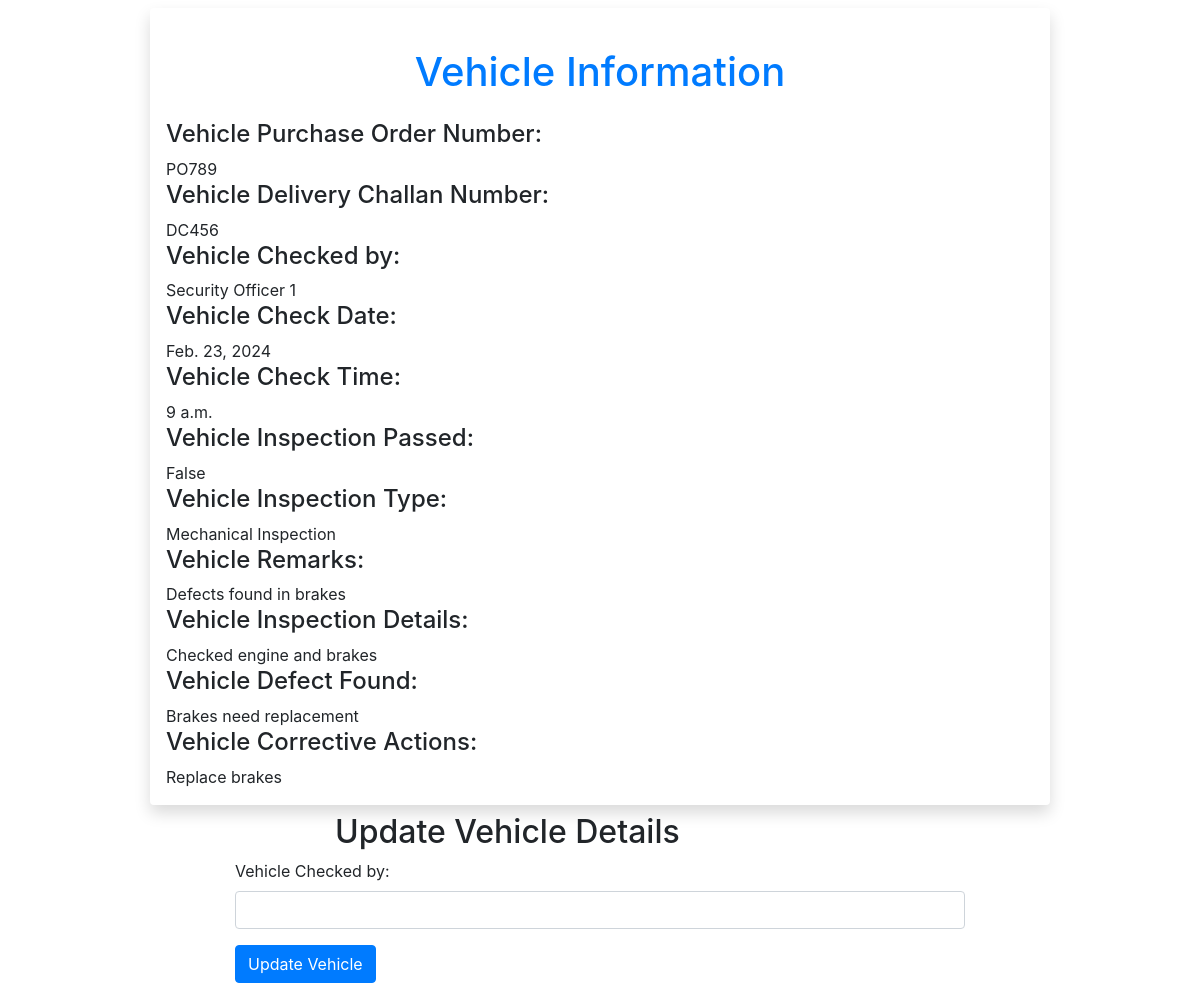
The app's page /updatevehicle/2 (signed in) with its own data.
### vehiclemsapp/models.py (models this page shows, shortened)
class VehicleQualityCheck(models.Model):
    vehicle = models.ForeignKey('Vehicle', on_delete=models.CASCADE)
    po_number = models.CharField(max_length=50)
    delivery_challan_number = models.CharField(max_length=50)
    checked_by = models.CharField(max_length=100)
    check_date = models.DateField()
    check_time = models.TimeField()
    inspection_passed = models.BooleanField(default=False)
    remarks = models.TextField(blank=True, null=True)
    inspection_type = models.CharField(max_length=100)
    inspection_details = models.TextField(blank=True, null=True)
    defects_found = models.TextField(blank=True, null=True)
    corrective_actions = models.TextField(blank=True, null=True)
    class Meta:
        verbose_name = 'Vehicle Quality Check'
        verbose_name_plural = 'Vehicle Quality Checks'

### vehiclemsapp/views.py (the view, shortened to what this page needs)
# urls.py: path('updatevehicle/<int:pk>', views.VehicleUpdate, name='updvehicle'),
@login_required
def VehicleUpdate(request, pk):
    try:
        v_q_c=VehicleQualityCheck.objects.get(pk=pk)
        return render(request, 'updvehicle.html', {'vehicle_data':v_q_c})
    except VehicleQualityCheck.DoesNotExist:
        return HttpResponse("Vehicle Not Found")

### vehiclemsapp/templates/updvehicle.html (shortened to what this page needs)
<!DOCTYPE html>
<html lang="en">
<head>
    <link href="https://stackpath.bootstrapcdn.com/bootstrap/4.5.2/css/bootstrap.min.css" rel="stylesheet">
</head>
<body>
    <div class="data shadow p-3 rounded w-75 mx-auto m-2">
        <h1 class='heading text-center text-primary my-4'>Vehicle Information</h1>
        <h4 class="head4">Vehicle Purchase Order Number: </h4><span>{{vehicle_data.po_number}}</span><br>
        <h4 class="head4">Vehicle Delivery Challan Number: </h4><span>{{vehicle_data.delivery_challan_number}}</span><br>
        <h4 class="head4">Vehicle Checked by: </h4><span>{{vehicle_data.checked_by}}</span><br>
        <h4 class="head4">Vehicle Check Date: </h4><span>{{vehicle_data.check_date}}</span><br>
        <h4 class="head4">Vehicle Check Time: </h4><span>{{vehicle_data.check_time}}</span><br>
        <h4 class="head4">Vehicle Inspection Passed: </h4><span>{{vehicle_data.inspection_passed}}</span><br>
        <h4 class="head4">Vehicle Inspection Type: </h4><span>{{vehicle_data.inspection_type}}</span><br>
        <h4 class="head4">Vehicle Remarks: </h4><span>{{vehicle_data.remarks}}</span><br>
        <h4 class="head4">Vehicle Inspection Details: </h4><span>{{vehicle_data.inspection_details}}</span><br>
        <h4 class="head4">Vehicle Defect Found: </h4><span>{{vehicle_data.defects_found}}</span><br>
        <h4 class="head4">Vehicle Corrective Actions: </h4><span>{{vehicle_data.corrective_actions}}</span><br>
    </div>
    <div class="container">
        <div class="row justify-content-center">
            <div class="col-md-8">
                <h2>Update Vehicle Details</h2>
                <form action="{% url "updvehicle" vehicle_data.pk  %}" method='POST'>
                    <div class="form-group">
                        <label for="vehicle_checked_by">Vehicle Checked by:</label>
                        <input type="text" class="form-control" name="vehicle_checked_by" id="vehiclechecktime">
                    </div>
                    <input type="submit" class="btn btn-primary" value="Update Vehicle">
                </form>
            </div>
        </div>
    </div>
</body>
</html>

### vehiclemsapp/templates/updvehicle.html (style rules this page uses)
h2 { margin-left: 100px; }

### records on screen
VehicleQualityCheck: po_number "PO789", delivery_challan_number "DC456", checked_by "Security Officer 1", check_date "Feb. 23, 2024", check_time "9 a.m.", inspection_passed "False", inspection_type "Mechanical Inspection", remarks "Defects found in brakes", inspection_details "Checked engine and brakes", defects_found "Brakes need replacement", corrective_actions "Replace brakes"
